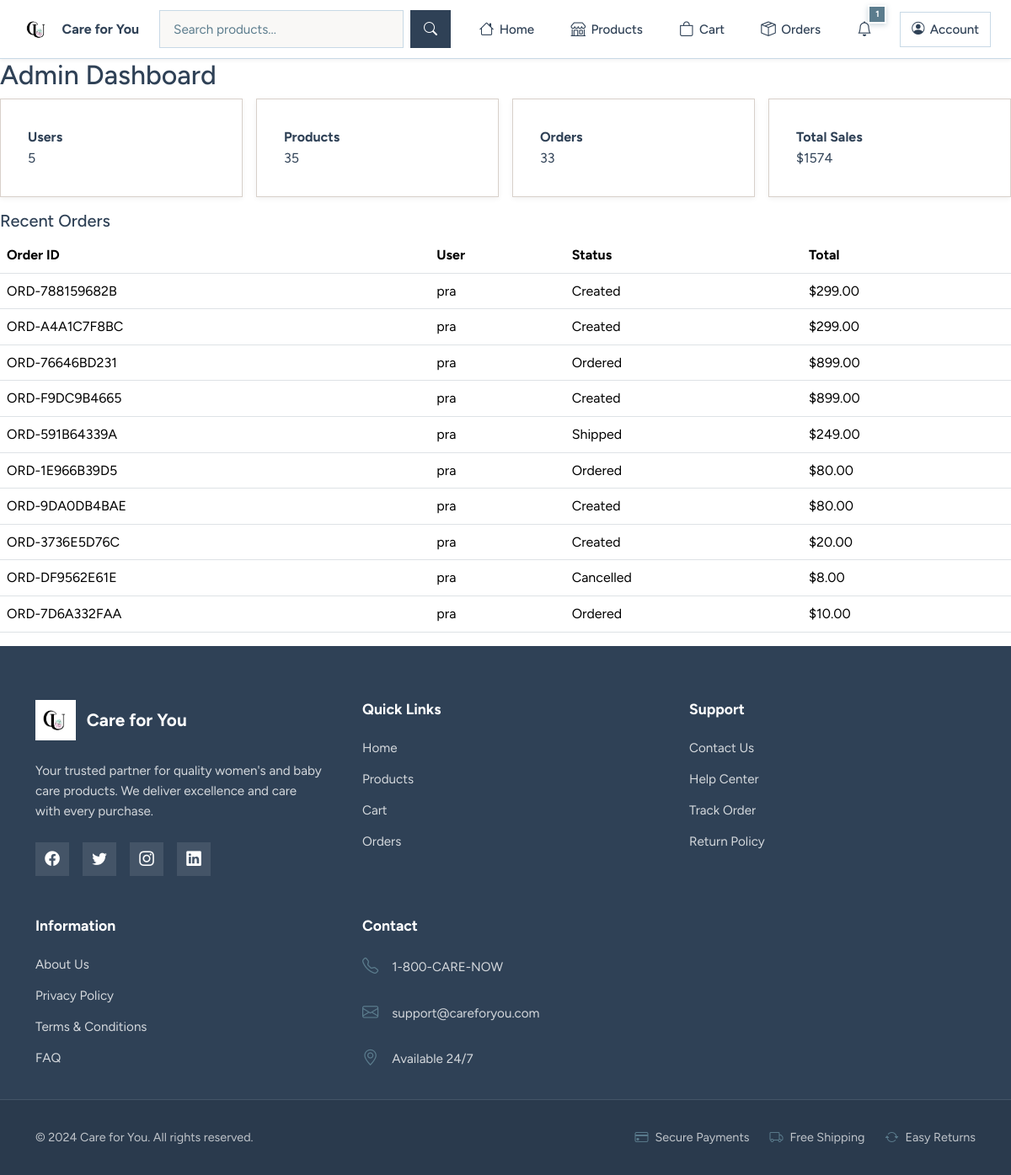
Before: /dashboard/ (signed in) with the older database file.
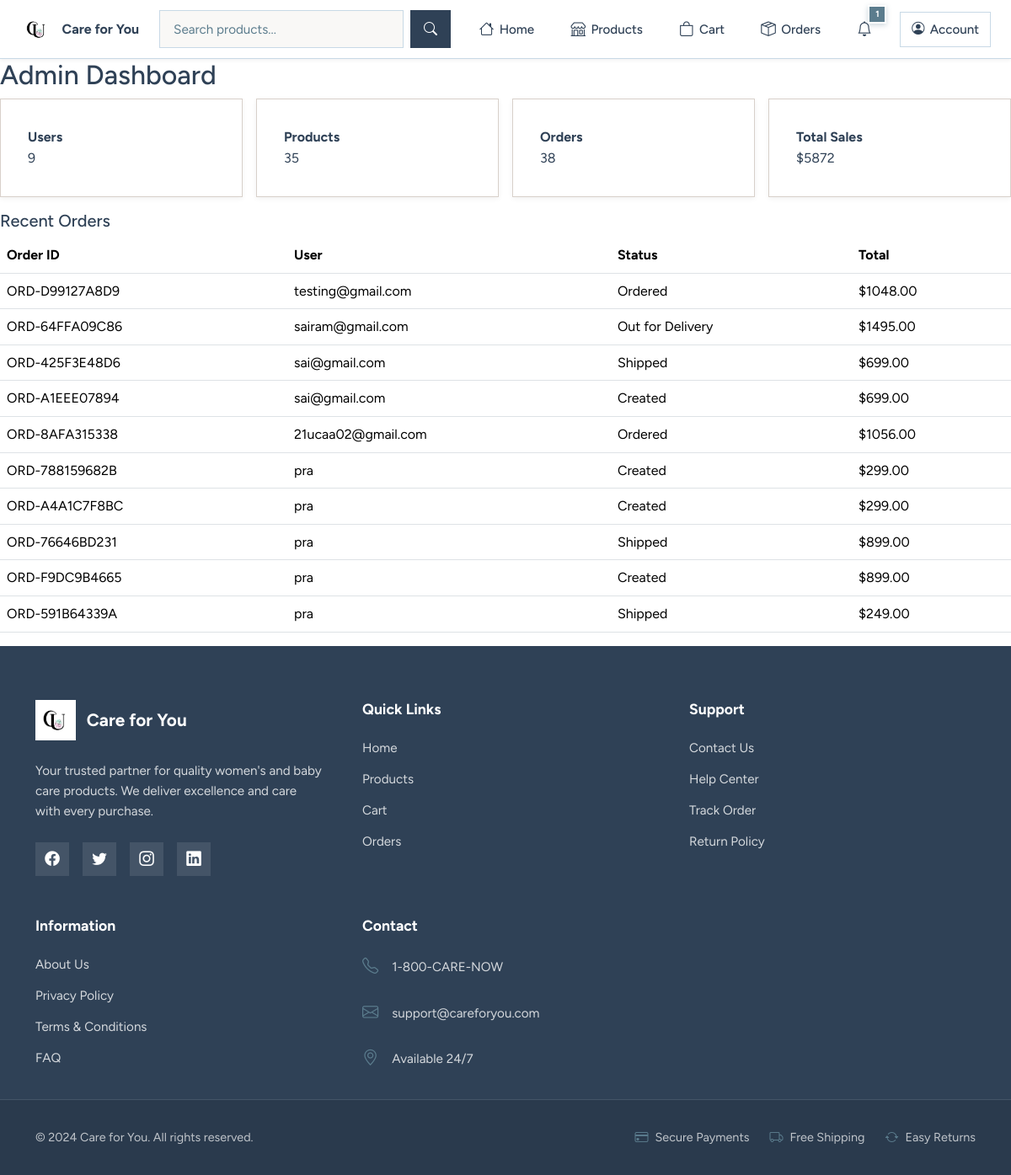
After: the same page with the newer database file.
### apps/orders/models.py (models this page shows, shortened)
class Order(models.Model):
    STATUS_CHOICES = [
        ("created", "Created"),
        ("ordered", "Ordered"),
        ("packed", "Packed"),
        ("shipped", "Shipped"),
        ("out_for_delivery", "Out for Delivery"),
        ("delivered", "Delivered"),
        ("cancelled", "Cancelled"),
    ]
    PAYMENT_STATUS_CHOICES = [
        ("pending", "Pending"),
        ("success", "Success"),
        ("failed", "Failed"),
    ]
    user = models.ForeignKey(User, on_delete=models.CASCADE, related_name="orders")
    order_id = models.CharField(max_length=20, unique=True, editable=False)
    shipping_address = models.TextField(blank=True)
    total_amount = models.DecimalField(max_digits=10, decimal_places=2, default=0)
    status = models.CharField(max_length=20, choices=STATUS_CHOICES, default="created")
    payment_status = models.CharField(max_length=20, choices=PAYMENT_STATUS_CHOICES, default="pending")
    created_at = models.DateTimeField(auto_now_add=True)
    updated_at = models.DateTimeField(auto_now=True)
    cancelled_at = models.DateTimeField(null=True, blank=True)
    class Meta:
        ordering = ["-created_at"]

### apps/dashboard/views.py (the view)
# urls.py: path("", admin_dashboard, name="home"),
@staff_member_required
def admin_dashboard(request):
    context = {
        "users_count": User.objects.count(),
        "products_count": Product.objects.count(),
        "orders_count": Order.objects.count(),
        "sales_total": Order.objects.filter(payment_status="success").aggregate(total=Sum("total_amount"))["total"] or 0,
        "recent_orders": Order.objects.select_related("user")[:10],
    }
    return render(request, "dashboard/admin_dashboard.html", context)

### apps/accounts/authentication.py (called while the page is built)
    def get_user(self, user_id):
        try:
            return User.objects.get(pk=user_id)
        except User.DoesNotExist:
            return None

### apps/notifications_app/templatetags/notification_filters.py (called while the page is built)
@register.filter
def unread_count(user):
    if user and user.is_authenticated:
        return user.notifications.filter(is_read=False).count()
    return 0

### templates/dashboard/admin_dashboard.html
{% extends 'base.html' %}
{% block content %}
<h2>Admin Dashboard</h2>
<div class="row g-3 mb-3">
    <div class="col-md-3"><div class="card card-body"><strong>Users</strong><span>{{ users_count }}</span></div></div>
    <div class="col-md-3"><div class="card card-body"><strong>Products</strong><span>{{ products_count }}</span></div></div>
    <div class="col-md-3"><div class="card card-body"><strong>Orders</strong><span>{{ orders_count }}</span></div></div>
    <div class="col-md-3"><div class="card card-body"><strong>Total Sales</strong><span>${{ sales_total }}</span></div></div>
</div>
<h5>Recent Orders</h5>
<table class="table">
    <thead><tr><th>Order ID</th><th>User</th><th>Status</th><th>Total</th></tr></thead>
    <tbody>
    {% for order in recent_orders %}
        <tr><td>{{ order.order_id }}</td><td>{{ order.user.username }}</td><td>{{ order.get_status_display }}</td><td>${{ order.total_amount }}</td></tr>
    {% empty %}
        <tr><td colspan="4">No recent orders.</td></tr>
    {% endfor %}
    </tbody>
</table>
{% endblock %}

Changed rows visible on the page:
no longer on this page (row unchanged): Order: order_id "ORD-1E966B39D5", user.username "pra", status "Ordered", total_amount "80.00"
no longer on this page (row unchanged): Order: order_id "ORD-9DA0DB4BAE", user.username "pra", status "Created", total_amount "80.00"
no longer on this page (row unchanged): Order: order_id "ORD-3736E5D76C", user.username "pra", status "Created", total_amount "20.00"
no longer on this page (row unchanged): Order: order_id "ORD-DF9562E61E", user.username "pra", status "Cancelled", total_amount "8.00"
no longer on this page (row unchanged): Order: order_id "ORD-7D6A332FAA", user.username "pra", status "Ordered", total_amount "10.00"
added Order: order_id "ORD-D99127A8D9", user.username "testing@gmail.com", status "Ordered", total_amount "1048.00"
added Order: order_id "ORD-64FFA09C86", user.username "sairam@gmail.com", status "Out for Delivery", total_amount "1495.00"
added Order: order_id "ORD-425F3E48D6", user.username "sai@gmail.com", status "Shipped", total_amount "699.00"
added Order: order_id "ORD-A1EEE07894", user.username "sai@gmail.com", status "Created", total_amount "699.00"
added Order: order_id "ORD-8AFA315338", user.username "21ucaa02@gmail.com", status "Ordered", total_amount "1056.00"
changed Order "ORD-76646BD231": status "Ordered" → "Shipped"
Other visible differences:
{{ users_count }}: "5" → "9"
{{ orders_count }}: "33" → "38"
{{ sales_total }}: "1574" → "5872"
